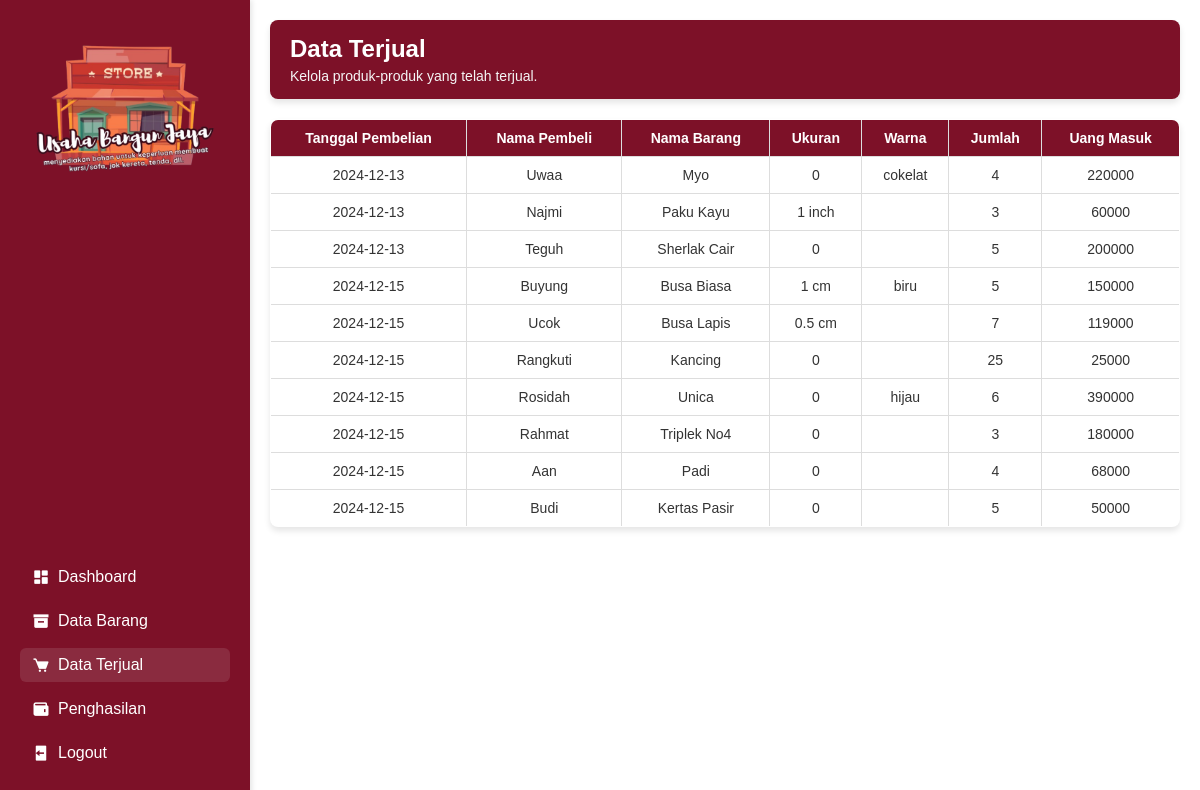
Page /pemwebakhir/admin/pesanan.php on the committed database.
### tables this page shows
CREATE TABLE `penjualan` (
  `id_jual` int(11) NOT NULL,
  `tanggal_pembelian` date NOT NULL DEFAULT current_timestamp(),
  `nama_pembeli` varchar(50) NOT NULL,
  `nama_barang` varchar(15) NOT NULL,
  `ukuran` float DEFAULT NULL,
  `satuan_ukuran` enum('cm','inch','') DEFAULT NULL,
  `warna` enum('hitam','merah','abu-abu','cokelat','biru','kuning','hijau','perunggu','') DEFAULT NULL,
  `stok_keluar` int(3) NOT NULL,
  `uang_masuk` int(6) NOT NULL,
  `keuntungan` int(6) NOT NULL
);

### pemwebakhir/admin/pesanan.php (the view, shortened to what this page needs)
<!DOCTYPE html>
<html lang="id">
<head>
    <link rel="stylesheet" href="../css/dashboard.css">
    <link rel="stylesheet" href="../css/read.css">
    <link href='https://unpkg.com/boxicons@2.1.4/css/boxicons.min.css' rel='stylesheet'>
</head>
<body>
<div class="sidebar">
        <div class="logo">
            <img src="../css/logo.png" alt="Logo Usaha Bangun Jaya" class="logo-img">
        </div>
        <ul>
            <li><a href="dashboard.php"><i class='bx bxs-dashboard'></i> Dashboard</a></li>
            <li><a href="data.php"><i class='bx bxs-box'></i> Data Barang</a></li>
            <li><a href="pesanan.php" class="active"><i class='bx bxs-cart'></i> Data Terjual</a></li>
            <li><a href="penghasilan.php"><i class='bx bxs-wallet'></i> Penghasilan</a></li>
            <li><a href="../logout_proses.php"><i class='bx bxs-log-out'></i> Logout</a></li>
        </ul>
    </div>
    <div class="main-content">
        <header>
            <h1>Data Terjual</h1>
            <p>Kelola produk-produk yang telah terjual.</p>
        </header>
        <div class="data_terjual">
        <center>
        <table border="1" cellspacing="0" cellpadding="10">
            <tr>
                <th>Tanggal Pembelian</th>
                <th>Nama Pembeli</th>
                <th>Nama Barang</th>
                <th>Ukuran</th>
                <th>Warna</th>
                <th>Jumlah</th>
                <th>Uang Masuk</th>
            </tr>
            <tr>
                <?php
                    include '../koneksi.php';
                    $data = mysqli_query($conn, "SELECT * FROM penjualan;");
                    while($a = mysqli_fetch_array($data)){
                ?>
                <td><?php echo $a['tanggal_pembelian'];?></td>
                <td><?php echo $a['nama_pembeli']; ?></td>
                <td><?php echo $a['nama_barang'];?></td>
                <td><?php echo $a['ukuran'];?>
                    <?php echo $a['satuan_ukuran'];?></td>
                <td><?php echo $a['warna'];?></td>
                <td><?php echo $a['stok_keluar'];?>
                <td><?php echo $a['uang_masuk'];?></td>
            </tr>
                <?php
                    }
                ?>
        </table>
        </center>
        </div>
    </div>
</body>
</html>

### pemwebakhir/css/dashboard.css (style rules this page uses)
* { margin: 0; padding: 0; box-sizing: border-box; font-family: 'Poppins', sans-serif; }
body { display: flex; min-height: 100vh; color: #333; background-color: #f8f9fa; }
.sidebar { width: 250px; background-color: #7D1128; color: #fff; display: flex; flex-direction: column; justify-content: space-between; position: fixed; height: 100%; padding: 20px 0; box-shadow: 2px 0 5px rgba(0, 0, 0, 0.1); }
.sidebar .logo { text-align: center; margin-bottom: 20px; }
.sidebar .logo img { width: 180px; height: auto; margin-bottom: 10px; }
.sidebar ul { list-style: none; padding: 0 20px; }
.sidebar ul li { margin: 10px 0; }
.sidebar ul li a { text-decoration: none; color: #fff; display: flex; align-items: center; padding: 8px 12px; border-radius: 6px; transition: 0.3s; }
.sidebar ul li a:hover, .sidebar ul li a.active { background-color: #8a2b3f; color: #fff; }
.sidebar ul li a i { font-size: 18px; margin-right: 8px; }
.main-content { margin-left: 250px; width: calc(100% - 250px); padding: 20px; background-color: #fff; }
header { background-color: #7D1128; padding: 15px 20px; border-radius: 8px; box-shadow: 0 4px 6px rgba(0, 0, 0, 0.1); margin-bottom: 20px; color: #fff; }
header h1 { font-size: 24px; margin-bottom: 5px; }
header p { font-size: 14px; color: #f5f5f5; }
table { width: 100%; border-collapse: collapse; margin-top: 15px; background-color: #fff; border-radius: 8px; overflow: hidden; box-shadow: 0 4px 6px rgba(0, 0, 0, 0.1); }
th, td { padding: 10px 15px; text-align: center; border: 1px solid #ddd; font-size: 14px; }
th { background-color: #7D1128; color: #fff; }

### pemwebakhir/css/read.css (style rules this page uses)
tr, th, td { text-align: center; padding: 10px; }

### rows in the picture
penjualan: tanggal_pembelian "2024-12-13", nama_pembeli "Uwaa", nama_barang "Myo", ukuran "0", warna "cokelat", stok_keluar "4", uang_masuk "220000"
penjualan: tanggal_pembelian "2024-12-13", nama_pembeli "Najmi", nama_barang "Paku Kayu", ukuran "1", satuan_ukuran "inch", stok_keluar "3", uang_masuk "60000"
penjualan: tanggal_pembelian "2024-12-13", nama_pembeli "Teguh", nama_barang "Sherlak Cair", ukuran "0", stok_keluar "5", uang_masuk "200000"
penjualan: tanggal_pembelian "2024-12-15", nama_pembeli "Buyung", nama_barang "Busa Biasa", ukuran "1", satuan_ukuran "cm", warna "biru", stok_keluar "5", uang_masuk "150000"
penjualan: tanggal_pembelian "2024-12-15", nama_pembeli "Ucok", nama_barang "Busa Lapis", ukuran "0.5", satuan_ukuran "cm", stok_keluar "7", uang_masuk "119000"
penjualan: tanggal_pembelian "2024-12-15", nama_pembeli "Rangkuti", nama_barang "Kancing", ukuran "0", stok_keluar "25", uang_masuk "25000"
penjualan: tanggal_pembelian "2024-12-15", nama_pembeli "Rosidah", nama_barang "Unica", ukuran "0", warna "hijau", stok_keluar "6", uang_masuk "390000"
penjualan: tanggal_pembelian "2024-12-15", nama_pembeli "Rahmat", nama_barang "Triplek No4", ukuran "0", stok_keluar "3", uang_masuk "180000"
penjualan: tanggal_pembelian "2024-12-15", nama_pembeli "Aan", nama_barang "Padi", ukuran "0", stok_keluar "4", uang_masuk "68000"
penjualan: tanggal_pembelian "2024-12-15", nama_pembeli "Budi", nama_barang "Kertas Pasir", ukuran "0", stok_keluar "5", uang_masuk "50000"
